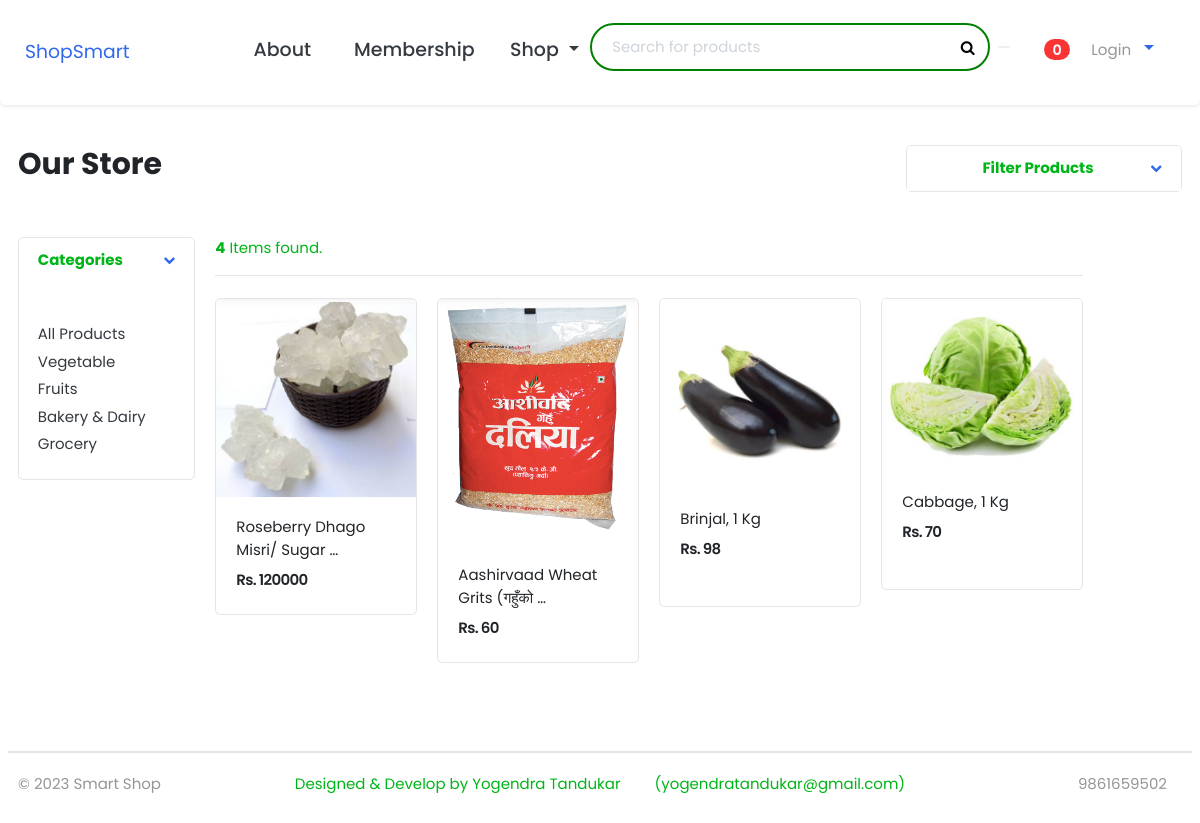
/store/, run on the app's committed database.
### category/models.py (models this page shows, shortened)
class Category(models.Model):
    category_name = models.CharField(max_length=50, unique=True)
    slug = models.SlugField(max_length=100, unique=True)
    description = models.TextField(max_length=250,blank=True) #blank says that it can be empty or may be populated
    cat_image = models.ImageField(upload_to='photos/categories', blank=True)
    class Meta:
        verbose_name = 'category'
        verbose_name_plural = 'categories'
    def get_url(self):
        return reverse('product_by_category', args=[self.slug])

### store/models.py (models this page shows, shortened)
class Product(models.Model):
    product_name = models.CharField(max_length=100)
    slug = models.SlugField(max_length=50)
    price = models.IntegerField()
    description = models.TextField(max_length=500, blank=True)
    Image = models.ImageField(upload_to="photos/products")
    stock = models.IntegerField()
    is_available = models.BooleanField(default=True)
    category = models.ForeignKey(Category, on_delete=models.CASCADE)
    created_date = models.DateTimeField(auto_now_add=True)
    modified_date = models.DateTimeField(auto_now=True)
    def get_url(self):
        return reverse('product_detail', args=[self.category.slug, self.slug])

### store/views.py (the view)
# urls.py: path('store/', include('store.urls')),
def store(request, category_slug=None):
    categories = None
    products = None
    if category_slug != None:
        categories = get_object_or_404(Category, slug=category_slug)
        products = Product.objects.all().filter(category=categories, is_available=True)[:4]
        try:
            sort_by = request.GET.get('sort')
            if sort_by == "l2h":
                products = products.order_by("price")
            elif sort_by == "h2l":
                products = products.order_by("-price")
            elif sort_by == "latest":
                products = products.order_by("-id")
        except:
            pass
        paginator = Paginator(products, 4)
        page = request.GET.get('page')
        paged_products = paginator.get_page(page)
        product_count = products.count()
    else:
        products = Product.objects.all().filter(is_available=True).order_by('id')[:4]
        try:
            sort_by = request.GET.get('sort')
            print(sort_by)
            if sort_by == "l2h":
                products = products.order_by("price")
            elif sort_by == "h2l":
                products = products.order_by("-price")
            elif sort_by == "latest":
                products = products.order_by("-id")
        except:
            pass
        paginator = Paginator(products, 4)
        page = request.GET.get('page')
        paged_products = paginator.get_page(page)
        product_count  = products.count()
    context = {
            'products': paged_products,
            'product_count' : product_count,
        }
    return render(request, 'store/store.html', context)

### carts/context_processors.py (called while the page is built)
def counter(request):
    cart_count = 0
    if 'admin' in request.path:
        return {}
    else:
        try:
            cart = Cart.objects.filter(cart_id=_cart_id(request))
            if request.user.is_authenticated:
                cart_items = CartItem.objects.filter(user=request.user)
            else:
                cart_items = CartItem.objects.all().filter(cart=cart[:1])
            for cart_item in cart_items:
                cart_count += cart_item.quantity
        except Cart.DoesNotExist:
            cart_count = 0
    return dict(cart_count=cart_count)

### carts/views.py (called while the page is built)
def _cart_id(request):
    cart = request.session.session_key
    if not cart:
        cart = request.session.create()
    return cart

### category/context_processors.py (called while the page is built)
def menu_links(request):
    link = Category.objects.all()
    return dict(links=link)

### templates/store/store.html (shortened to what this page needs)
{% extends 'base.html' %}
{% load static %}
{% block content %}
    {% include 'includes/navbar.html' %}
    <body>
        <section class="section-pagetop">
            {% if products %}
            <div class="container">
                <div class="row">
                    <div class="col-md-9">
                        {% if 'search' in request.path %}
                            <h2 class="p-6">Search Result for:<span class="font-weight-normal">"{{keyword}}"</span></h2>
                            <hr>
                        {% else  %}
                            <h2 class="title-page">Our Store</h2>
                        {% endif %}
                    </div>
                    <div class="col-md-3 text-right">
                        <div class="card">
                            <article class="filter-group">
                                <header class="card-header">
                                    <a href="#" data-toggle="collapse" data-target="#collapse_1" aria-expanded="true">
                                        <i class="icon-control fa fa-chevron-down"></i>
                                        <h6 class="title text-success text-center">Filter Products</h6>
                                    </a>
                                </header>
                            </article>
                        </div>
                    </div>
                </div>
            </div>
            </section>
            <section class="section-content pb-5">
            <div class="container-fluid">
            <div class="row">
                <aside class="col-md-2">
                    <div class="card">
                        <article class="filter-group">
                            <header class="card-header">
                                <a href="#" data-toggle="collapse" data-target="#collapse_1" aria-expanded="true">
                                    <i class="icon-control fa fa-chevron-down"></i>
                                    <h6 class="title text-success">Categories</h6>
                                </a>
                            </header>
                            <div class="filter-content collapse show" id="collapse_1">
                                <div class="card-body">
                                    <ul class="list-menu">
                                        <li><a href="{% url 'store' %}">All Products</a></li>
                                    {% for category in links %}
                                        <li><a  href="{{ category.get_url }}">{{ category.category_name }}</a></li>
                                    {% endfor %}
                                    </ul>
                                </div>
                            </div>
                        </article>
                    </div>
                </aside>
                <main class="col-md-9">
            <header class="border-bottom mb-4 pb-3">
                    <div class="form-inline">
                        <span class=""><b>{{ product_count }}</b> Items found.</span>
                    </div>
            </header>
                <div class="row">
                    {% for product in products %}
                    <a href="{{product.get_url}}">
                        <div class="col-md-3">
                            <figure class="card card-product-grid">
                                <div class="view view-cascade overlay">
                                    <img class="card-img-top" src="{{ product.Image.url }}"
                                    alt="Card image cap">
                                </div>
                                <figcaption class="info-wrap">
                                    <div class="fix-height">
                                        <a href="{{ product.get_url }}" class="title">{{ product.product_name | truncatewords:4 }}</a>
                                        <div class="price-wrap mt-2">
                                            <span class="price">Rs. {{ product.price }}</span>
                                        </div>
                                    </div>
                                </figcaption>
                            </figure>
                        </div>
                    </a>
                    {% endfor %}
            </div>
                </main>
            </div>
            </div>
        {% else %}
            <h2 class="title-page">Our Store</h2>
            <hr>
            <div class="container">
                <h2 class="text-center"><i class="fa fa-frown-o" aria-hidden="true"></i> No results</h2>
            </div>
        {% endif %}
        </section>
    </body>
{% endblock content %}

### static/css/ui.css (style rules this page uses)
html { font-family: "Inter", sans-serif; font-size: 15px; }
.price-wrap { letter-spacing: -0.7px; }
figure { margin-bottom: 0; }
article:after, .form-group:after { display: block; clear: both; content: ""; }
.title-page { color: #212529; }
[class*=list-] li:after { visibility: hidden; display: block; content: ""; overflow: hidden; height: 0; clear: both; }
.list-menu { list-style: none; margin: 0; padding-left: 0; }
.list-menu li { margin-bottom: 5px; }
.list-menu a { color: #343a40; }
[class*=card-product] a.title { color: #212529; display: block; }
.card-product-grid { margin-bottom: 20px; }
.card-product-grid .info-wrap { overflow: hidden; padding: 18px 20px; }
.card-product-grid .fix-height { height: 80px; overflow: hidden; }
.price { font-weight: 600; color: #212529; }
.icon-control { margin-top: 5px; float: right; font-size: 80%; }
.card-header .title { margin-bottom: 0; line-height: 1.5; }
.filter-group { border-bottom: 1px solid #e4e4e4; }
.filter-group .card-header { border-bottom: 0; }
.filter-group:last-child { border-bottom: 0; }
.section-pagetop { padding: 45px 0; }

### static/css/custom.css (style rules this page uses)
* { font-family: 'Poppins'; }

### templates/includes/navbar.html (style rules this page uses)
.form-inline { position: relative; }

### data on the page
Category: category_name "Vegetable"
Category: category_name "Fruits"
Category: category_name "Bakery & Dairy"
Category: category_name "Grocery"
Product: Image (picture), product_name "Roseberry Dhago Misri/ Sugar …", price "120000"
Product: Image (picture), product_name "Aashirvaad Wheat Grits (गहुँको …", price "60"
Product: Image (picture), product_name "Brinjal, 1 Kg", price "98"
Product: Image (picture), product_name "Cabbage, 1 Kg", price "70"

### other printed values
{{ cart_count }} "0"
{{ product_count }} "4"
